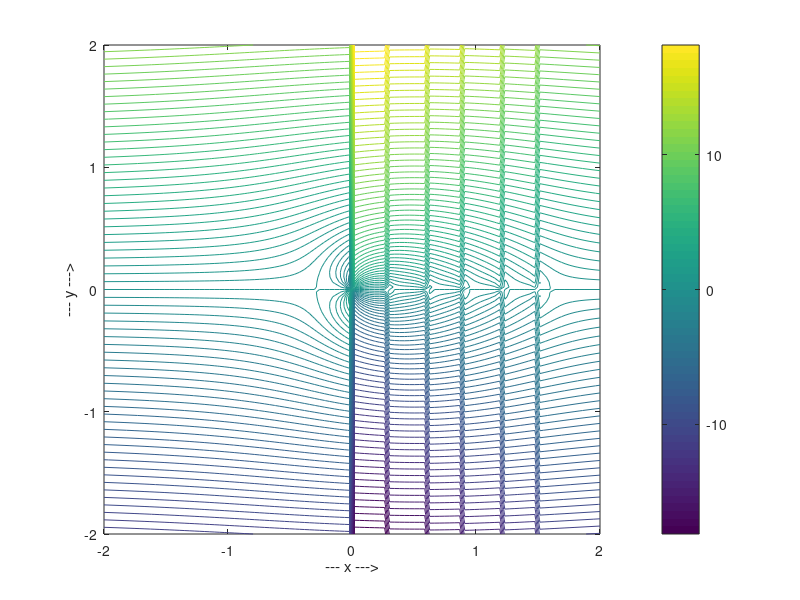

Here is the MATLAB script that generated this plot:
clear all;
close all;
clc;

%%
%streamline

a=0.75;
u=6;
gama=15;
p=linspace(-2,2);
q=linspace(-2,2);
[X,Y]=meshgrid(p,q);
prompt='enter the number of sink = ';
n=input(prompt);
A=0;
for i=1:n
    A=A+(1/n)*atan(Y./(X-i*(2*a/n)));
end
F=u*Y+(gama/(2*pi))*(atan(Y./(X))-A);
figure(1);
contour(X,Y,F,101);
colorbar;
xlabel('--- x --->');
ylabel('--- y --->');